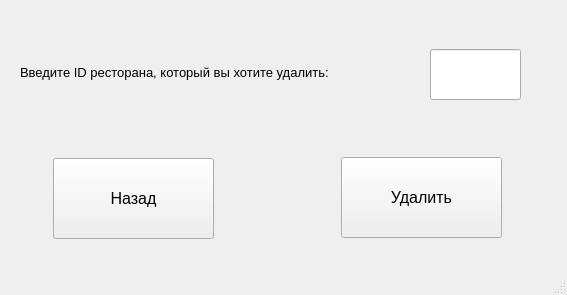
<?xml version="1.0" encoding="UTF-8"?>
<ui version="4.0">
 <class>MainWindow</class>
 <widget class="QMainWindow" name="MainWindow">
  <property name="geometry">
   <rect>
    <x>0</x>
    <y>0</y>
    <width>567</width>
    <height>295</height>
   </rect>
  </property>
  <property name="windowTitle">
   <string>MainWindow</string>
  </property>
  <widget class="QWidget" name="centralwidget">
   <widget class="QLineEdit" name="lineEdit">
    <property name="geometry">
     <rect>
      <x>430</x>
      <y>49</y>
      <width>91</width>
      <height>51</height>
     </rect>
    </property>
    <property name="font">
     <font>
      <pointsize>10</pointsize>
     </font>
    </property>
   </widget>
   <widget class="QLabel" name="textLabel">
    <property name="geometry">
     <rect>
      <x>20</x>
      <y>52</y>
      <width>411</width>
      <height>41</height>
     </rect>
    </property>
    <property name="font">
     <font>
      <pointsize>10</pointsize>
     </font>
    </property>
    <property name="text">
     <string>Введите ID ресторана, который вы хотите удалить:</string>
    </property>
   </widget>
   <widget class="QPushButton" name="backButton">
    <property name="geometry">
     <rect>
      <x>53</x>
      <y>158</y>
      <width>161</width>
      <height>81</height>
     </rect>
    </property>
    <property name="font">
     <font>
      <pointsize>12</pointsize>
     </font>
    </property>
    <property name="text">
     <string>Назад</string>
    </property>
   </widget>
   <widget class="QPushButton" name="deleteButton">
    <property name="geometry">
     <rect>
      <x>341</x>
      <y>157</y>
      <width>161</width>
      <height>81</height>
     </rect>
    </property>
    <property name="font">
     <font>
      <pointsize>12</pointsize>
     </font>
    </property>
    <property name="text">
     <string>Удалить</string>
    </property>
   </widget>
  </widget>
  <widget class="QStatusBar" name="statusbar"/>
 </widget>
 <resources/>
 <connections/>
</ui>
